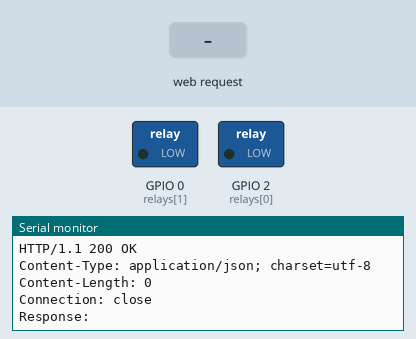
Simulated run of this sketch. Board: ESP8266 (NodeMCU). Shown: switched loads named in the sketch (green lamp = pin HIGH), the last lines printed to the serial monitor. The test bench sets the inputs (shaded band). WiFi joins after 1.5 s; servers stay silent unless stated; uploads are accepted with an empty reply; EEPROM starts erased.

Above: at 3.9 s.
4.0 s: HTTP request GET /esp.php?pt=80&ip= received
At 5.1 s:
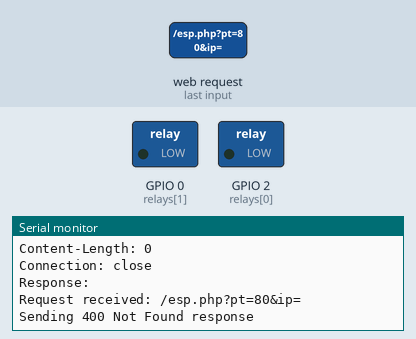
5.5 s: HTTP request GET /host received
At 6.2 s:
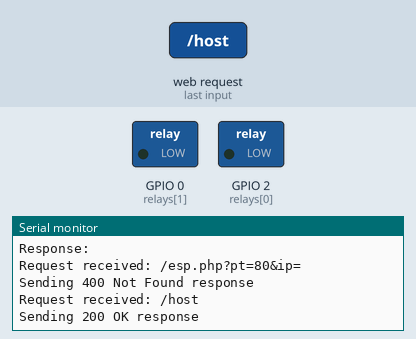
7.0 s: HTTP request GET /off received
At 7.6 s:
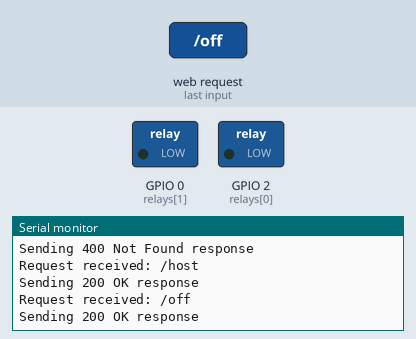

The sketch:

WifiRelay.ino
```cpp
#include <ESP8266WiFi.h>
#include <EEPROM.h>

#define ACTOR_COUNT 2
#define MEMORY_OFFSET 1
#define ENABLE_MEMORY 1
#define HOST_MEM_START 50
#define DEBUG_MODE 1
#define ENABLE_BUTTONS 0

const uint16_t relays[]= { 2, 0 };
const uint16_t buttons[] = { 3, 1 };
const char* ssid = "Bowles10";
const char* password = "RainBowles";

String myhostname = "EspRelay";

uint16_t lasts[] = { LOW, LOW, LOW, LOW };
uint16_t modes[] = { 2, 2, 2, 2 };

WiFiServer server(80);

int readMem(int pos, int defReturn)
{
  if(!ENABLE_MEMORY) return defReturn;
  int mem = EEPROM.read(MEMORY_OFFSET + pos);
  if(mem==255) return defReturn;
  return mem;
}
void Serial_println(String txt)
{
  if(DEBUG_MODE)
    Serial.println(txt);
}
void Serial_print(String txt)
{
  if(DEBUG_MODE)
    Serial.print(txt);
}
void writeMem(int pos, int val)
{
  if(!ENABLE_MEMORY) return;
  EEPROM.write(MEMORY_OFFSET + pos, val);
  EEPROM.commit();
}
void startMem()
{
  EEPROM.begin(512);
  int flag = EEPROM.read(0);
  if(flag != 55)
  {
    Serial_print("First run (");
    Serial_print(String(flag));
    Serial_println(")!");
    for(int pi=0;pi<ACTOR_COUNT;pi++)
      writeMem(pi, 2);
    EEPROM.write(0, 55);
    EEPROM.commit();
  } else Serial_println("Not first run!");
}
void setMode(int pos, int newmode)
{
  if(pos < 0 || pos >= ACTOR_COUNT)
  {
    for(int pi=0;pi<ACTOR_COUNT;pi++)
      setMode(pi, newmode);
    return;
  }
  modes[pos] = newmode;
  if(ENABLE_MEMORY)
    writeMem(pos, newmode);
}
void sendSwitch(int pos, int val)
{
  if(modes[pos] == 0)
    digitalWrite(relays[pos], LOW);
  else if(modes[pos] == 1)
    digitalWrite(relays[pos], HIGH);
  else if(modes[pos] == 2)
    digitalWrite(relays[pos], val);
}
String readHostname() {
  if(!ENABLE_MEMORY) return myhostname;
  int hlen = EEPROM.read(HOST_MEM_START);
  if(hlen==255) return myhostname;
  for(int pos=0; pos<hlen; pos++)
  {
    char c = EEPROM.read(HOST_MEM_START + 1 + pos);
    if(c==255) return myhostname;
    if(pos==0) myhostname = "";
    myhostname += c;
  }
  return myhostname;
}
void changeHostname(String newhost)
{
  if(ENABLE_MEMORY)
  {
    EEPROM.write(HOST_MEM_START, newhost.length());
    for(int pos=0; pos<newhost.length(); pos++)
      EEPROM.write(HOST_MEM_START + 1 + pos, newhost.charAt(pos));
  }
  myhostname = newhost;
  WiFi.hostname(newhost);
}

void beginResponse(WiFiClient client, String code = "200 OK", String type = "text/html")
{
  Serial_print("Sending ");
  Serial_print(code);
  Serial_println(" response");
  client.print("HTTP/1.1 ");
  client.print(code);
  client.print("\r\nContent-Type: ");
  client.print(type);
  client.print("\r\n\r\n");
  if(type=="text/html")
  {
    client.print("<!DOCTYPE HTML>\r\n<html>\r\n<head><title>");
    client.print(myhostname);
    client.print("</title></head><body>");
  }
}
void sendClientMessage(WiFiClient client, String msg, int code = 200)
{
  String codeS = (String)code;
  if(code==200) codeS += " OK";
  else if(code==400) codeS += " Not Found";
  else if(code==500) codeS += " Server Error";
  else codeS += " Unknown";
  beginResponse(client, codeS);
  client.print(msg);
  client.print("\r\n</body></html>");
}
void getStatusHTML(WiFiClient client)
{
  beginResponse(client);
  client.println("<table><tr><td>Actor</td><td>Pin (Relay)</td>");
  if(ENABLE_BUTTONS)
    client.println("<td>Pin (Switch)</td>");
  client.println("<td>Mode</td><td>Output</td></tr>");
  for(int pi=0; pi<ACTOR_COUNT; pi++)
  {
    int relay = relays[pi];
    int num = pi + 1;
    int btv = 0;
    if(ENABLE_BUTTONS)
      btv = digitalRead(pi);
    int val = (modes[pi] == 2) ? btv : modes[pi];
    char* row;
    client.print("<tr><td>");
    client.print(num);
    client.print("</td><td>");
    client.print(relay);
    if(ENABLE_BUTTONS)
    {
      int btn = buttons[pi];
      client.print("</td><td>");
      client.print(btn);
    }
    client.print("</td><td>");
    client.print(modes[pi]);
    client.print("</td><td>");
    client.print(val);
    client.println("</td></tr>");
  }
  client.println("</table>");
}

void setup() {
  if(DEBUG_MODE)
  {
    Serial.begin(115200);
    delay(10);
    Serial.println("Arduino booting!");
  }
  int pi;
  if(ENABLE_MEMORY)
  {
    startMem();
    Serial_println("Memory mode enabled!");
    for(pi=0;pi<ACTOR_COUNT;pi++)
    {
      pinMode(relays[pi], OUTPUT);
      if(ENABLE_BUTTONS)
      {
        pinMode(buttons[pi], INPUT);
        lasts[pi] = digitalRead(buttons[pi]);
      } else lasts[pi] = 0;
      modes[pi] = readMem(pi, 2);
      sendSwitch(pi, lasts[pi]);
    }
    readHostname();
  } else {
    for(pi=0;pi<ACTOR_COUNT;pi++)
    {
      if(ENABLE_BUTTONS)
      {
        pinMode(buttons[pi], INPUT);
        lasts[pi] = digitalRead(buttons[pi]);
      } else lasts[pi] = 0;
      pinMode(relays[pi], OUTPUT);
      digitalWrite(relays[pi], HIGH);
    }
    delay(500);
    for(pi=0;pi<ACTOR_COUNT;pi++)
      digitalWrite(relays[pi], LOW);
    delay(500);
  }
  if(DEBUG_MODE)
  {
    Serial.print("Connecting [");
    Serial.print(myhostname);
    Serial.print("] to [");
    Serial.print(ssid);
    Serial.print("::");
    Serial.print(password);
    Serial.println("]");
  }
  WiFi.begin(ssid, password);
  WiFi.hostname(myhostname);

  while (WiFi.status() != WL_CONNECTED) {
    delay(500);
  }

  Serial_println("Connected! Starting server on " + WiFi.localIP().toString() + "!");

  WiFiClient client;
  String url = "/esp.php?pt=80&ip=" + WiFi.localIP().toString();
  Serial_println("Hitting " + url + " from host home.brandroid.org");
  if(!client.connect("home.brandroid.org", 80))
    Serial_println("Unable to connect to home.brandroid.org");
  else
    client.print(String("GET " + url + " HTTP/1.1\r\nHost: home.brandroid.org\r\nUser-Agent: EspRelay\r\nConnection: close\r\n\r\n"));

  while(client.connected())
  {
    String line = client.readStringUntil('\n');
    Serial_println(line);
    if(line == "\r")
      break;
  }
  String resp = client.readStringUntil('\n');
  Serial_println("Response:");
  Serial_println(resp);

  if(DEBUG_MODE)
    WiFi.printDiag(Serial);

  server.begin();
  if(!ENABLE_MEMORY)
  {
    for(pi=0;pi<ACTOR_COUNT;pi++)
      digitalWrite(relays[pi], HIGH);
    delay(250);
    for(pi=0;pi<ACTOR_COUNT;pi++)
      digitalWrite(relays[pi], LOW);
  }
}

void loop() {
  int pi;
  if(ENABLE_BUTTONS)
  for(pi=0;pi<ACTOR_COUNT;pi++)
  {
    int val = digitalRead(buttons[pi]);
    if(val == lasts[pi]) continue;
    if(DEBUG_MODE)
    {
      Serial.print("Button #");
      Serial.print(pi+1);
      Serial.print(" changed to ");
      Serial.println(val);
    }
    lasts[pi] = val;
    sendSwitch(pi, lasts[pi]);
  }
  WiFiClient client = server.available();
  if(!client) return;
  while(!client.available()) {
    delay(1);
  }
  String req = client.readStringUntil('\r');
  String method = req.substring(0, req.indexOf(" "));
  String prot = req.substring(req.lastIndexOf(" ")+1);
  req = req.substring(req.indexOf(" ")+1,req.lastIndexOf(" "));
  Serial_print("Request received: ");
  Serial_println(req);
  int val = LOW;
  int pin = 0;
  int pini = ACTOR_COUNT;
  for(int pi=0;pi<ACTOR_COUNT;pi++)
  {
    int pc = pi + 1;
    String check = "/" + (String)pc;
    if(req.indexOf(check)>-1)
    {
      pini = pi;
      break;
    }
  }
  if(pini<5)
    pin = relays[pini];
  String msg = "";
  client.flush();
  if(req.indexOf("/host")>-1)
  {
    String newhost = req.substring(req.indexOf("/host")+5);
    if(newhost.startsWith("/"))
      newhost = newhost.substring(1);
    if(newhost.indexOf("/")>-1)
      newhost = newhost.substring(0,newhost.indexOf("/"));
    changeHostname(newhost);
    sendClientMessage(client, "Hostname changed to " + newhost);
    return;
  }
  if(req.indexOf("/off")>-1)
    setMode(pini, val = LOW);
  else if(req.indexOf("/on")>-1)
    setMode(pini, val = HIGH);
  else if(req.indexOf("/auto")>-1)
  {
    setMode(pini, 2);
    if(pini < ACTOR_COUNT && ENABLE_BUTTONS)
      val = digitalRead(buttons[pini]);
  }
  else if(req.indexOf("/status")>-1)
  {
    getStatusHTML(client);
    return;
  }
  else
  {
    sendClientMessage(client, "Invalid Command", 400);
    return;
  }

  if(pini < ACTOR_COUNT)
  {
    msg += "Relay #";
    msg += pini;
    msg += " is ";
  } else {
    msg += "All relays are ";
  }
  msg += "now ";
  msg += val;

  if(pini < ACTOR_COUNT && modes[pini] == 2)
    msg += " (auto)";

  sendSwitch(pini, val);

  sendClientMessage(client, msg);
  delay(1);
}
```

Measured:
- after the input at 4.0 s, the serial monitor: prints a new line at once (image 1)
- after the input at 5.5 s, the serial monitor: prints a new line at once (image 2)
- after the input at 7.0 s, the serial monitor: prints a new line at once (image 3)
